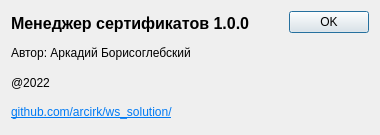
<?xml version="1.0" encoding="UTF-8"?>
<ui version="4.0">
 <class>DialogAbout</class>
 <widget class="QDialog" name="DialogAbout">
  <property name="geometry">
   <rect>
    <x>0</x>
    <y>0</y>
    <width>380</width>
    <height>135</height>
   </rect>
  </property>
  <property name="windowTitle">
   <string>О программе ...</string>
  </property>
  <layout class="QGridLayout" name="gridLayout">
   <item row="0" column="0">
    <layout class="QGridLayout" name="gridLayout_2">
     <item row="2" column="0">
      <widget class="QLabel" name="label_3">
       <property name="text">
        <string>@2022</string>
       </property>
       <property name="openExternalLinks">
        <bool>false</bool>
       </property>
      </widget>
     </item>
     <item row="1" column="0">
      <widget class="QLabel" name="label_2">
       <property name="text">
        <string>Автор: Аркадий Борисоглебский</string>
       </property>
      </widget>
     </item>
     <item row="0" column="0">
      <widget class="QLabel" name="label">
       <property name="font">
        <font>
         <pointsize>12</pointsize>
         <bold>true</bold>
        </font>
       </property>
       <property name="text">
        <string>Менеджер сертификатов 1.0.0</string>
       </property>
      </widget>
     </item>
     <item row="3" column="0">
      <widget class="QLabel" name="label_4">
       <property name="text">
        <string>&lt;html&gt;&lt;head/&gt;&lt;body&gt;&lt;p&gt;&lt;a href=&quot;https://github.com/arcirk/ws_solution&quot;&gt;&lt;span style=&quot; text-decoration: underline; color:#007af4;&quot;&gt;github.com/arcirk/ws_solution/&lt;/span&gt;&lt;/a&gt;&lt;/p&gt;&lt;/body&gt;&lt;/html&gt;</string>
       </property>
       <property name="textFormat">
        <enum>Qt::RichText</enum>
       </property>
       <property name="openExternalLinks">
        <bool>true</bool>
       </property>
       <property name="textInteractionFlags">
        <set>Qt::TextBrowserInteraction</set>
       </property>
      </widget>
     </item>
    </layout>
   </item>
   <item row="0" column="1">
    <widget class="QDialogButtonBox" name="buttonBox">
     <property name="orientation">
      <enum>Qt::Vertical</enum>
     </property>
     <property name="standardButtons">
      <set>QDialogButtonBox::Ok</set>
     </property>
    </widget>
   </item>
  </layout>
 </widget>
 <resources/>
 <connections>
  <connection>
   <sender>buttonBox</sender>
   <signal>accepted()</signal>
   <receiver>DialogAbout</receiver>
   <slot>accept()</slot>
   <hints>
    <hint type="sourcelabel">
     <x>248</x>
     <y>254</y>
    </hint>
    <hint type="destinationlabel">
     <x>157</x>
     <y>274</y>
    </hint>
   </hints>
  </connection>
  <connection>
   <sender>buttonBox</sender>
   <signal>rejected()</signal>
   <receiver>DialogAbout</receiver>
   <slot>reject()</slot>
   <hints>
    <hint type="sourcelabel">
     <x>316</x>
     <y>260</y>
    </hint>
    <hint type="destinationlabel">
     <x>286</x>
     <y>274</y>
    </hint>
   </hints>
  </connection>
 </connections>
</ui>
